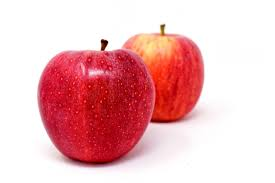
#> input picture 6_GoogLeNet-2/simple/images.jfif, 275 x 183 px; its folder holds only this picture in this run
$ python -i augmentations.py   (imports and definitions only)   (older library calls are emulated)
#> lines starting #> are read from the running program, lines starting #| are printed output that depends on the picture
### yolov5/utils/general.py
# YOLOv5 🚀 by Ultralytics, GPL-3.0 license
"""
General utils
"""

import contextlib
import glob
import logging
import math
import os
import platform
import random
import re
import signal
import time
import urllib
from itertools import repeat
from multiprocessing.pool import ThreadPool
from pathlib import Path
from subprocess import check_output
from zipfile import ZipFile

import cv2
import numpy as np
import pandas as pd
import pkg_resources as pkg
import torch
import torchvision
import yaml

from utils.downloads import gsutil_getsize
from utils.metrics import box_iou, fitness

# Settings
torch.set_printoptions(linewidth=320, precision=5, profile='long')
#> (this line was passed over: torch is not available in this run)
#> further down, picture is the input picture: shape (183, 275, 3); mean B, G, R 189.7, 186.8, 237.2
# 设置 PyTorch 输出选项：
# linewidth: 设置每行的最大宽度为 320 个字符
# precision: 设置浮点数的精度为 5 位
# profile: 设置为 'long'，以便获得更详细的输出格式

np.set_printoptions(linewidth=320, formatter={'float_kind': '{:11.5g}'.format})
# 设置 NumPy 输出选项：
# linewidth: 设置每行的最大宽度为 320 个字符
# formatter: 为浮点数设置输出格式，使用短格式（最多 5 位有效数字）

pd.options.display.max_columns = 10
# 设置 Pandas 显示选项：
# max_columns: 限制在 DataFrame 中最多显示 10 列

cv2.setNumThreads(0)
# 设置 OpenCV 的线程数为 0，防止其使用多线程
# 这避免了与 PyTorch DataLoader 发生不兼容问题

os.environ['NUMEXPR_MAX_THREADS'] = str(min(os.cpu_count(), 8))
# 设置 NumExpr 的最大线程数：
# 根据可用的 CPU 核心数（最多为 8）来限制线程数

FILE = Path(__file__).resolve()
# 获取当前文件的绝对路径，并返回一个 Path 对象

ROOT = FILE.parents[1]
# 设置根目录为当前文件的父目录的父目录，即 YOLOv5 的根目录


class Profile(contextlib.ContextDecorator):
    """
    Profile class用于性能分析，既可以作为装饰器使用，也可以作为上下文管理器。

    Usage:
        @Profile()  # 用作装饰器
        or
        with Profile():  # 用作上下文管理器
    """

    # [19 lines left out: functions __enter__, __exit__, not called in this run]


class Timeout(contextlib.ContextDecorator):
    """
    Timeout 类用于设置超时机制，既可以作为装饰器使用，也可以作为上下文管理器。

    Usage:
        @Timeout(seconds)  # 用作装饰器
        or
        with Timeout(seconds):  # 用作上下文管理器
    """

    # [44 lines left out: functions __init__, _timeout_handler, __enter__, __exit__, not called in this run]


def try_except(func):
    """
    try_except 装饰器用于捕获并处理函数执行中的异常。

    Usage:
        @try_except
        def my_function():
            # 函数体
    """

    # [12 lines left out: function handler, not called in this run]

    return handler  # 返回处理函数


# [282 lines left out: functions methods, set_logging, print_args, init_seeds, get_latest_run, user_config_dir and 10 more, not called in this run]


def check_python(minimum='3.6.2'):
    # 检查当前的Python版本是否符合要求的最低版本
    check_version(platform.python_version(), minimum, name='Python ')


# [247 lines left out: functions check_version, check_requirements, check_img_size, check_imshow, check_suffix, check_yaml and 5 more, not called in this run]


def clean_str(s):
    # 清理字符串，通过将特殊字符替换为下划线 _
    return re.sub(pattern="[|@#!¡·$€%&()=?¿^*;:,¨´><+]", repl="_", string=s)


# [450 lines left out: functions one_cycle, colorstr, labels_to_class_weights, labels_to_image_weights, coco80_to_coco91_class, xyxy2xywh and 15 more, not called in this run]

### yolov5/utils/augmentations.py
# YOLOv5 🚀 by Ultralytics, GPL-3.0 license
"""
Image augmentation functions
"""

import logging
import math
import random

import cv2
import numpy as np

from utils.general import colorstr, segment2box, resample_segments, check_version
from utils.metrics import bbox_ioa


class Albumentations:
    # YOLOv5 的 Albumentations 类（可选，仅在安装了该包时使用）
    # [30 lines left out: functions __init__, __call__, not called in this run]


def augment_hsv(im, hgain=0.5, sgain=0.5, vgain=0.5):
    # HSV 颜色空间增强
#> called with hgain = 0.5, sgain = 0.5, vgain = 0.5
    if hgain or sgain or vgain:  # 如果有色调、饱和度或明度增益
        r = np.random.uniform(-1, 1, 3) * [hgain, sgain, vgain] + 1  # 随机增益
        hue, sat, val = cv2.split(cv2.cvtColor(im, cv2.COLOR_BGR2HSV))  # 将图像从 BGR 转换为 HSV 并分离通道
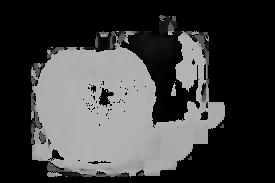
#> hue: shape (183, 275); min 0, max 179, mean 64
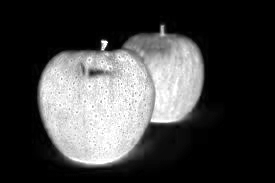
#> sat: shape (183, 275); min 0, max 255, mean 66.4
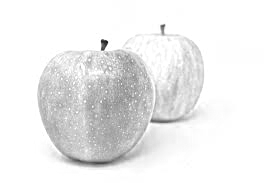
#> val: shape (183, 275); min 25, max 255, mean 237.2
        dtype = im.dtype  # 获取图像的数据类型，通常为 uint8

        x = np.arange(0, 256, dtype=r.dtype)  # 创建 0 到 255 的数组
        lut_hue = ((x * r[0]) % 180).astype(dtype)  # 色调查找表（LUT），确保值在 0-180 范围内
        lut_sat = np.clip(x * r[1], 0, 255).astype(dtype)  # 饱和度查找表，确保值在 0-255 范围内
#> lut_sat = 256 values from 0 to 255
        lut_val = np.clip(x * r[2], 0, 255).astype(dtype)  # 明度查找表，确保值在 0-255 范围内
#> lut_val = 256 values from 0 to 255

        # 使用查找表对 HSV 通道进行增强
        im_hsv = cv2.merge((cv2.LUT(hue, lut_hue), cv2.LUT(sat, lut_sat), cv2.LUT(val, lut_val)))
#> im_hsv: shape (183, 275, 3); mean H, S, V 18.4, 75.5, 243.7
        cv2.cvtColor(im_hsv, cv2.COLOR_HSV2BGR, dst=im)  # 将增强后的 HSV 图像转换回 BGR，并直接更新原图像（不需要返回）
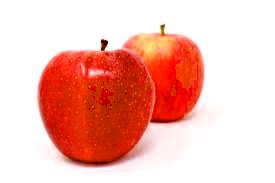
#> im: shape (183, 275, 3); mean B, G, R 178.9, 188.5, 243.6


# [221 lines left out: functions hist_equalize, replicate, letterbox, random_perspective, copy_paste, cutout and 2 more, not called in this run]

>>> import cv2
>>> picture = cv2.imread('../../6_GoogLeNet-2/simple/images.jfif')
>>> result = augment_hsv(picture)
